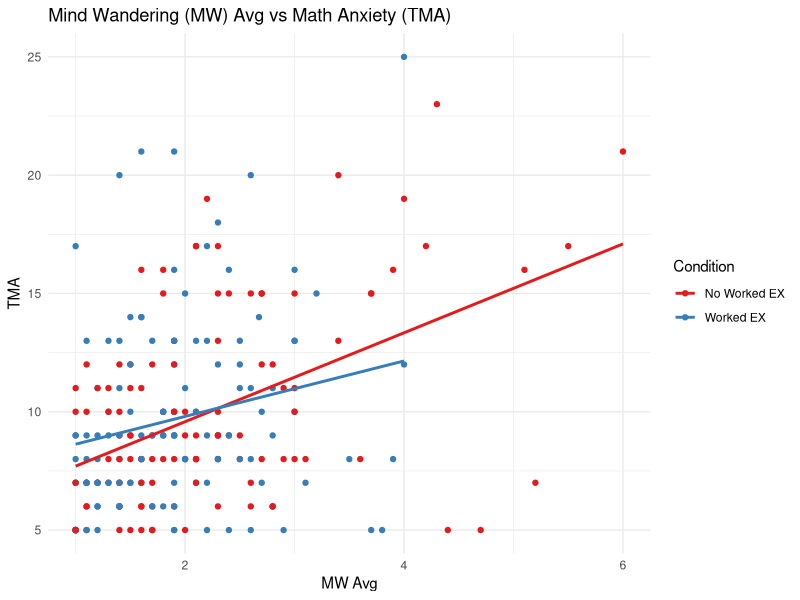
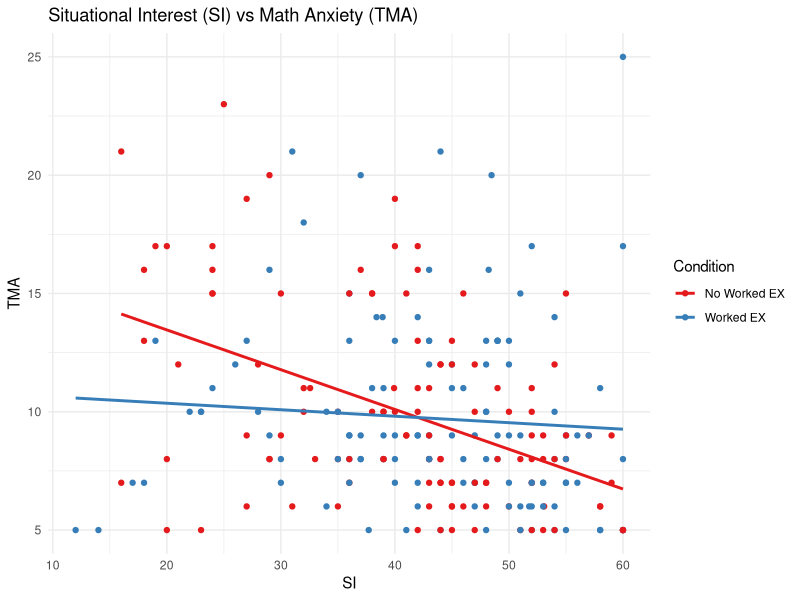

Here is the R script that generated these plots, in order:
## ---- chunk 1
knitr::opts_chunk$set(echo = TRUE)
## ---- chunk 2
library(tidyverse) 
## ---- chunk 3
df <- read.csv("../../data/clean2.csv")
head(df)
glimpse(df)
## ---- chunk 4
m1_1 <- df %>% 
        lm(formula = tma ~ cond + mw1 + mw2 + under_avg + HOT + under_avg + si_sum)
summary(m1_1)
## ---- chunk 5
# Take the average of mind wandering day 1 and day 2
df <- df %>% 
        mutate( mw_avg = rowMeans(df[6:7], na.rm = TRUE))
## ---- chunk 6
m1_2 <- df %>% 
        lm(formula = tma ~ cond + mw_avg + under_avg + HOT + under_avg + si_sum)
summary(m1_2)
## ---- chunk 7
# Take the ratio of mw1 and mw2
df <- df %>% 
        mutate(mw_ratio  = case_when(
          is.na(mw1) & is.na(mw2) ~ 0,
          is.na(mw1) | is.na(mw2) ~ 1,
          !is.na(mw1) & !is.na(mw2) ~ mw1 / mw2) )
## ---- chunk 8
m1_3 <- df %>% 
        lm(formula = tma ~ cond + mw_ratio + under_avg + HOT + under_avg + si_sum)
summary(m1_3)
## ---- chunk 9
# Taking the percent change of mw1 and mw2
df <- df %>% 
        mutate(mw_ratio  = case_when(
          is.na(mw1) | is.na(mw2) ~ 0,
          !is.na(mw1) & !is.na(mw2) ~ (mw2 - mw1) / mw1) )
## ---- chunk 10
m1_4 <- df %>% 
        lm(formula = tma ~ cond + mw_ratio + under_avg + HOT + under_avg + si_sum)
summary(m1_4)
## ---- chunk 11
m1_5 <- df %>% 
        lm(formula = tma ~ cond + mw_avg + si_sum + mw_avg * cond + si_sum * cond)
summary(m1_5)
## ---- chunk 12
df %>% 
  ggplot(aes(x = mw_avg, y = tma, color = as.factor(cond))) + 
  geom_point() + geom_smooth(method = "lm", se = FALSE) +
  labs(title = "Mind Wandering (MW) Avg vs Math Anxiety (TMA)", x = "MW Avg", y = "TMA",
       color = "Condition") +
  scale_color_brewer(palette="Set1", labels = 
                      c("No Worked EX", "Worked EX")) + 
  theme_minimal()
## ---- chunk 13
df %>% 
  ggplot(aes(x = si_sum, y = tma, color = as.factor(cond))) + 
  geom_point() + geom_smooth(method = "lm", se = FALSE) +
  labs(title = "Situational Interest (SI) vs Math Anxiety (TMA)", x = "SI", y = "TMA",
       color = "Condition") +
  scale_color_brewer(palette="Set1", labels = 
                      c("No Worked EX", "Worked EX")) + 
  theme_minimal()
